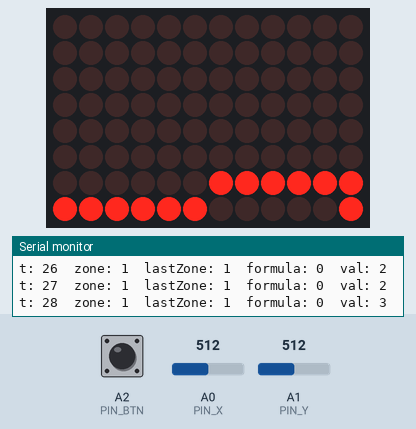
The sketch below on a simulated Arduino Uno R4 WiFi. Shown: 12×8 LED matrix, the last lines printed to the serial monitor. Inputs (shaded band) come from the test bench; at power-on: A1 (PIN_Y) = 512, A0 (PIN_X) = 512, A2 (PIN_BTN) HIGH.

Above: at 1.3 s.
1.4 s: A1 (PIN_Y) set to 733
At 3.4 s:
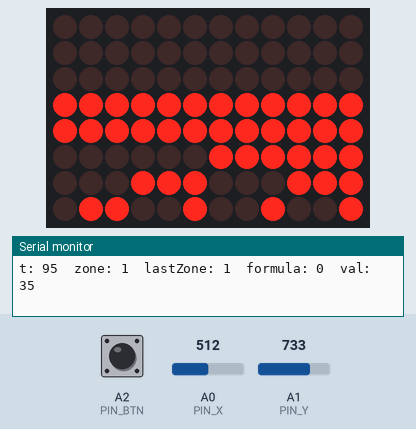
3.8 s: A0 (PIN_X) set to 716
6.2 s: A0 (PIN_X) set to 731
At 6.45 s:
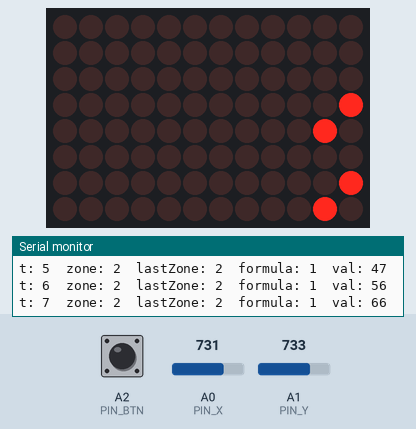
8.7 s: A1 (PIN_Y) set to 511
At 9.4 s:
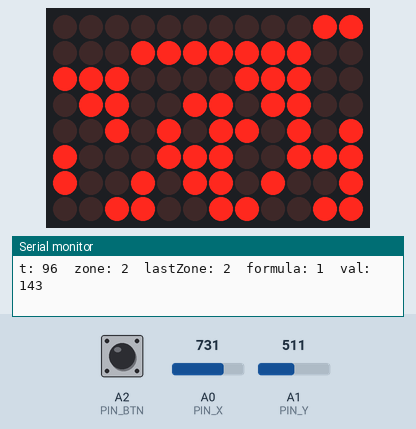
10.3 s: A2 (PIN_BTN) pulled LOW for 0.15 s
11.0 s: A1 (PIN_Y) set to 900
At 13.67 s:
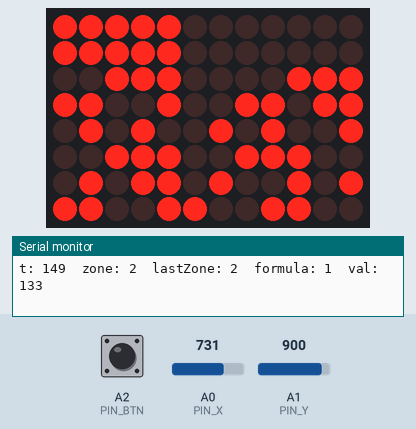

The sketch:

bytebeat.ino
```cpp
/*
 * Bytebeat Visualizer
 * For Arduino UNO R4 LED Matrix (8x12)
 *
 * Bytebeat: a single math expression using a time counter 't' produces
 * a uint8_t value each tick. Originally used for raw 8-bit audio synthesis,
 * here we visualize the output on the LED matrix.
 *
 * Each tick:
 *   - Evaluate the current formula at time t -> get a byte (0-255)
 *   - Each of the 8 bits maps to one row (bit 7 = top, bit 0 = bottom)
 *   - Shift the display left by one column
 *   - Draw the new byte on the rightmost column
 *   - Increment t
 *
 * Joystick:
 *   A0 - X-axis: push left/right to cycle through 8 bytebeat formulas
 *   A1 - Y-axis: adjust scroll speed (slow to fast)
 *   A2 - Button: reset t to 0 (restart current pattern)
 */

#include "Arduino_LED_Matrix.h"

ArduinoLEDMatrix matrix;

const int COLS = 12;
const int ROWS = 8;

const int PIN_X = A0;
const int PIN_Y = A1;
const int PIN_BTN = A2;

uint8_t frame[ROWS][COLS];

// Bytebeat time counter
unsigned long t = 0;

// Current formula index
int currentFormula = 0;
const int NUM_FORMULAS = 8;

// Joystick zone tracking for formula switching
int lastZone = 1; // 0=left, 1=center, 2=right

bool lastBtn = HIGH;

// Scroll speed (ms per column)
int scrollDelay = 40;

// Function prototypes
uint8_t bytebeat(unsigned long t);

// Evaluate the current bytebeat formula
uint8_t bytebeat(unsigned long t)
{
  switch (currentFormula)
  {

  case 0:
    // "FM Madness" - Clean 6-bit patterns, parabolic waveform.
    return t * t >> 8 & 63;

  case 1:

    return (t * 465 / (43 + 6 * (t >> 15 & 3 ^ 1)));

  case 2:
    // "Tejeez" - Smooth descending cascade with volume envelope.
    // good
    return (t * (t >> 5 | t >> 8)) >> (t >> 16);

  case 3:

    return ((t & 16) / 8 - 1) * (t * (t ^ 15) + t + 127);

  case 4:
    // "Three-voice" - Three layered voices, algorithmic choir.
    return (t * 9 & t >> 4 | t * 5 & t >> 7 | t * 3 & t / 1024) - 1;

  case 5:
    // "Chip-tune" - Old-school video game vibes.
    return t * ((t >> 9 | t >> 13) & 25 & t >> 6);

  case 6:
    // "Lost in Space" - Spacey, ambient, hypnotic.
    return ((t * (t >> 8 | t >> 9) & 46 & t >> 8)) ^ (t & t >> 13 | t >> 6);

  case 7:
    // "42 Melody" - Surprisingly musical from a tiny expression.
    // slow start, but gets more interesting as t increases. The two melodies are created by the two parts of the expression, and the bitwise AND creates a pattern that resembles the Sierpinski triangle when visualized.

    return t * (42 & t >> 10);

  default:
    return t;
  }
}

void setup()
{
  Serial.begin(115200);
  matrix.begin();

  pinMode(PIN_X, INPUT);
  pinMode(PIN_Y, INPUT);
  pinMode(PIN_BTN, INPUT_PULLUP);

  memset(frame, 0, sizeof(frame));
}

void loop()
{
  // --- Read inputs ---
  int joyX = analogRead(PIN_X);
  int joyY = analogRead(PIN_Y);
  bool btn = digitalRead(PIN_BTN);

  // Button: reset t (restart pattern from the beginning)
  if (btn == LOW && lastBtn == HIGH)
  {
    t = 0;
    memset(frame, 0, sizeof(frame));
    delay(50);
  }
  lastBtn = btn;

  // Joystick X: change formula when pushed left or right
  // Uses "zone" detection so you get one switch per push
  int zone;
  if (joyX < 300)
  {
    zone = 0; // left
  }
  else if (joyX > 723)
  {
    zone = 2; // right
  }
  else
  {
    zone = 1; // center
  }

  if (zone != lastZone)
  {
    if (zone == 0 && lastZone == 1)
    {
      // Pushed left -> previous formula
      currentFormula = (currentFormula - 1 + NUM_FORMULAS) % NUM_FORMULAS;
      t = 0;
      memset(frame, 0, sizeof(frame));
    }
    else if (zone == 2 && lastZone == 1)
    {
      // Pushed right -> next formula
      currentFormula = (currentFormula + 1) % NUM_FORMULAS;
      t = 0;
      memset(frame, 0, sizeof(frame));
    }
    lastZone = zone;
  }

  // Joystick Y: adjust scroll speed
  scrollDelay = map(joyY, 0, 1023, 80, 10);

  // --- Compute bytebeat value ---
  uint8_t val = bytebeat(t);

  // --- Debug output ---
  Serial.print("t: ");
  Serial.print(t);
  Serial.print("  zone: ");
  Serial.print(zone);
  Serial.print("  lastZone: ");
  Serial.print(lastZone);
  Serial.print("  formula: ");
  Serial.print(currentFormula);
  Serial.print("  val: ");
  Serial.println(val);

  // --- Scroll frame left by one column ---
  for (int r = 0; r < ROWS; r++)
  {
    for (int c = 0; c < COLS - 1; c++)
    {
      frame[r][c] = frame[r][c + 1];
    }
  }

  // --- Draw new byte as rightmost column ---
  // Bit 7 (MSB) = top row, bit 0 (LSB) = bottom row
  for (int r = 0; r < ROWS; r++)
  {
    frame[r][COLS - 1] = (val >> (7 - r)) & 1;
  }

  // --- Render ---
  matrix.renderBitmap(frame, ROWS, COLS);

  t++;
  delay(scrollDelay);
}

// others

// "Sierpinski Harmony" - Fractal triangles, two interleaved melodies.

// slow start, but gets more interesting as t increases. The two melodies are created by the two parts of the expression, and the bitwise AND creates a pattern that resembles the Sierpinski triangle when visualized.
// return (t * 5 & t >> 7) | (t * 3 & t >> 10);

// "Crowd" - Viznut's original. Grinding, rhythmic, iconic.
// This is cool when its running, but lots of silent bits at the beginning until t gets large enough. Use the button to reset and watch it "boot up" from silence.
// can you fix this?

//    return t * (((t >> 12) | (t >> 8)) & (63 & (t >> 4)));
```

Measured:
- the behaviour switches between 723 and 724 on A0 (PIN_X) (found by bisection; images 1 and 2)
- after the input at 6.2 s, the display: changes after 0.11 s (image 2)
- after the input at 8.7 s, the display: first differs from a run without the input after 0.07 s (image 3 shows a later state)
